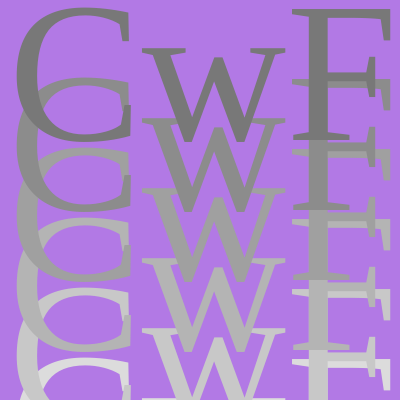
Frame 1 (no input)
Frame 60 (no input): identical to frame 1, image omitted
Frame 120 (the mouse pressed at the canvas centre since frame 60): identical to frame 1, image omitted

The p5.js sketch that drew this single still picture (run headless with seeded random() and noise() and a simulated clock; from frame 60 on, the mouse is pressed at the canvas centre):

// p5.js sketch
// ── sketch.js
function setup() {
  createCanvas(400, 400);
  textFont("Space Mono")
  textSize(200)
  textAlign(CENTER)
}

function draw() {
  background("#B279E5");
  for(i=height;i>0;i--){
    fill(100+i*20)
     text("CwF",width/2+3,i*70+70) 
  }
}
